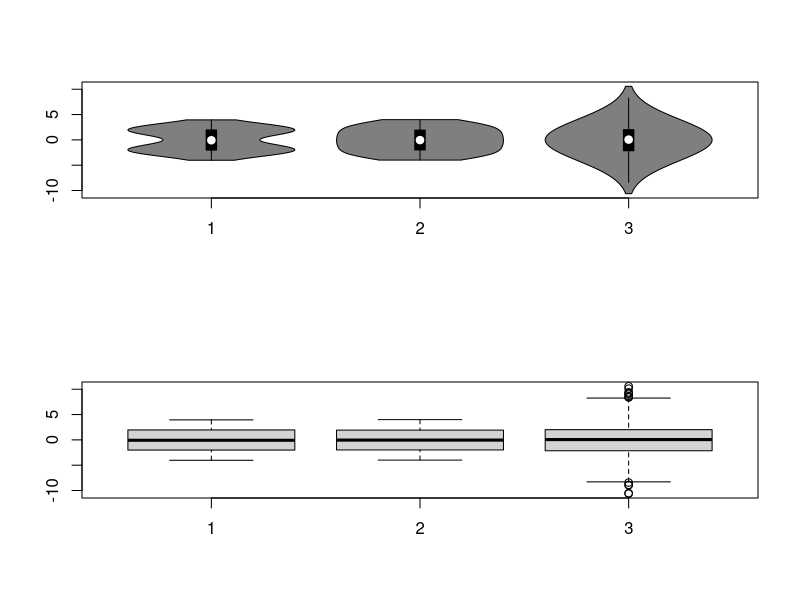
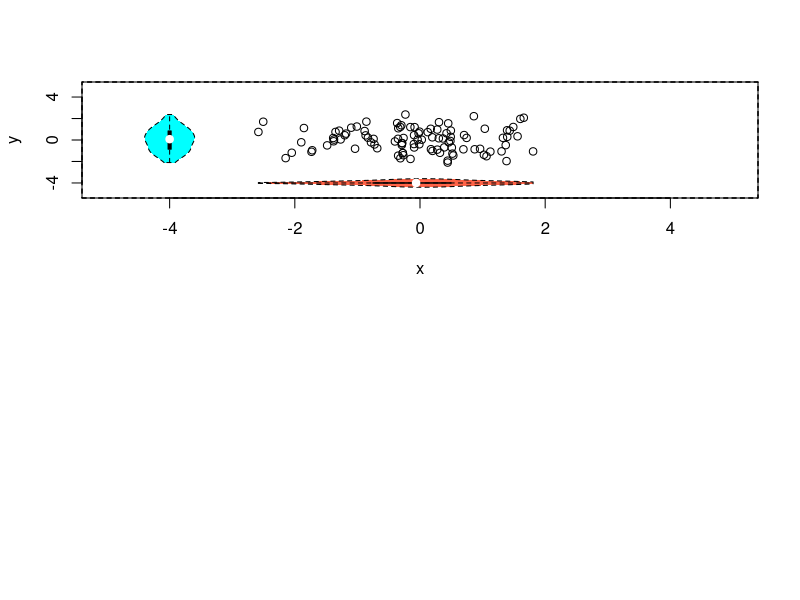

Source code (R) for these figures, in order:
library(vioplot)


### Name: vioplot
### Title: violin plot
### Aliases: vioplot
### Keywords: hplot

### ** Examples

  # box- vs violin-plot 
  par(mfrow=c(2,1))
  mu<-2
  si<-0.6
  bimodal<-c(rnorm(1000,-mu,si),rnorm(1000,mu,si)) 
  uniform<-runif(2000,-4,4)
  normal<-rnorm(2000,0,3)
  vioplot(bimodal,uniform,normal)
  boxplot(bimodal,uniform,normal)
  
  # add to an existing plot
  x <- rnorm(100)
  y <- rnorm(100)
  plot(x, y, xlim=c(-5,5), ylim=c(-5,5))
  vioplot(x, col="tomato", horizontal=TRUE, at=-4, add=TRUE,lty=2, rectCol="gray")
  vioplot(y, col="cyan", horizontal=FALSE, at=-4, add=TRUE,lty=2)
